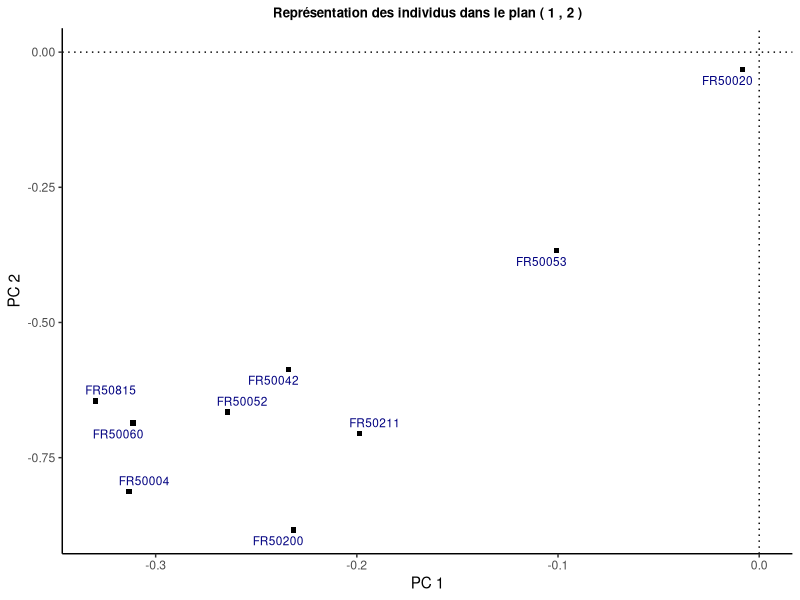
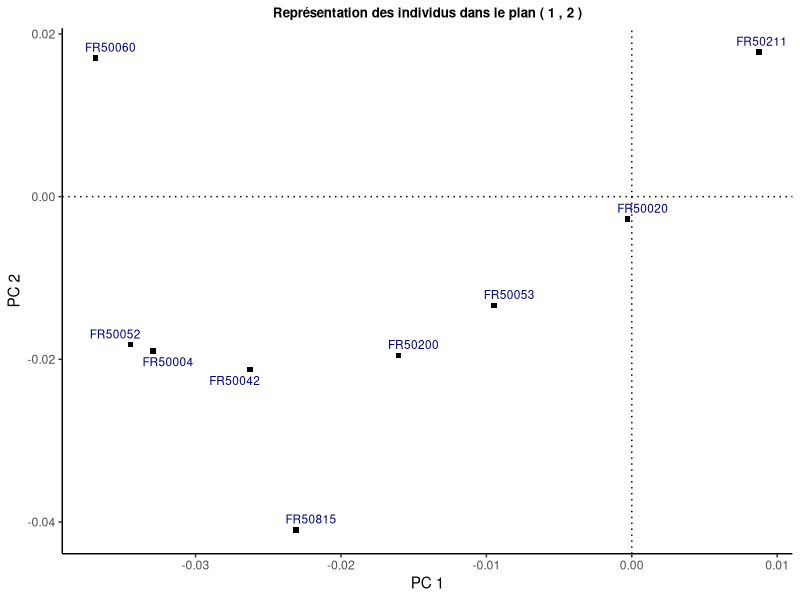
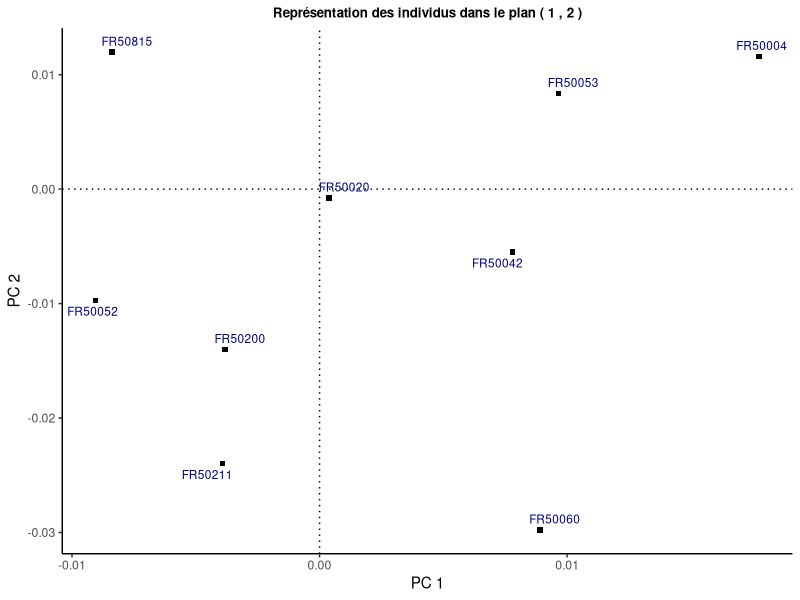
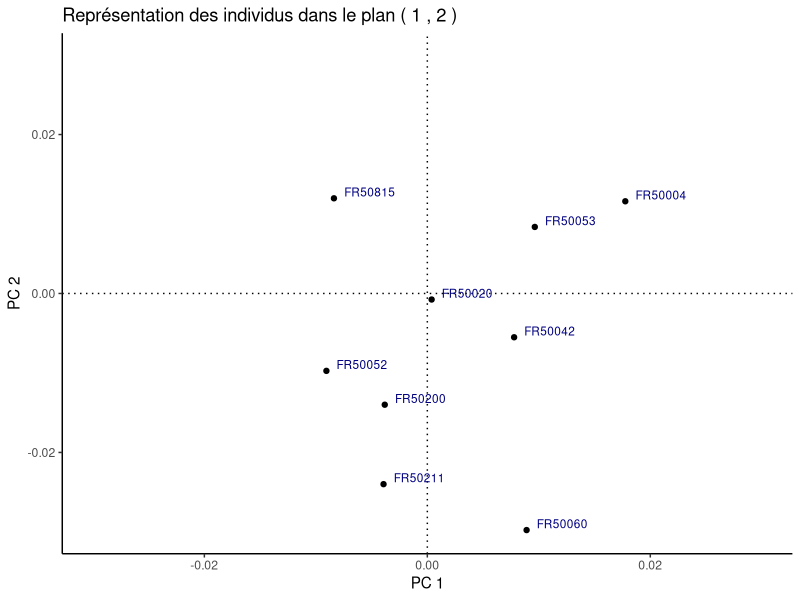
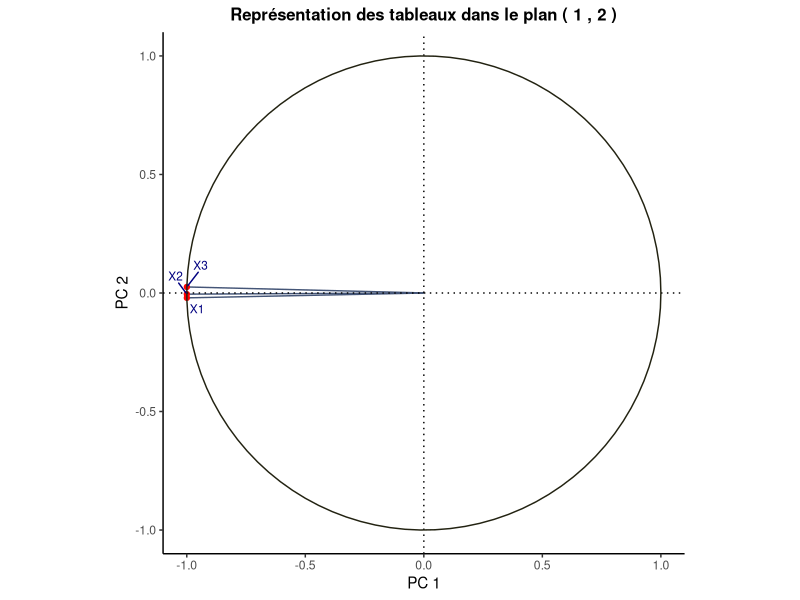
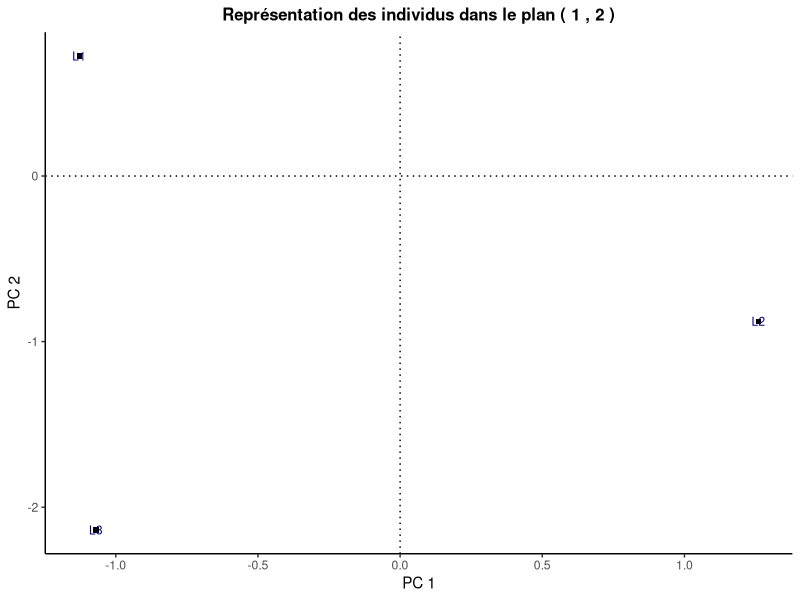
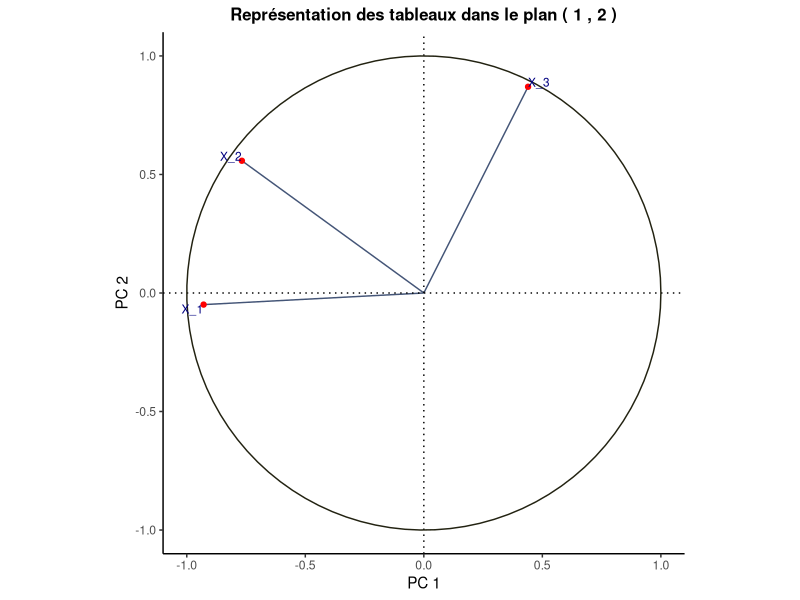
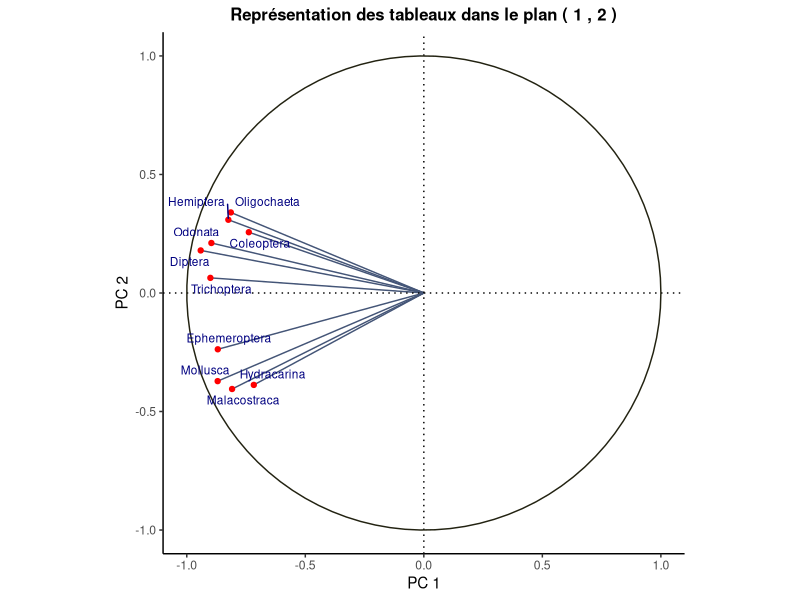

Write the R code that produced these figures, in order.
## ---- chunk 1
# Chargement des bibliothèques
library(ade4)
library(ggplot2)
library(ggrepel)
## ---- chunk 2
prd_scalaire = function(A,B){
  # les dimension des matrices
  na = length(A[,1]); nb = length(B[,1])
  pa = length(A[1,]); pb = length(B[1,])
  
  # Les matrices de ponderation
  Wa = (1/na)*diag(na); Ca = (1/pa)*diag(pa)
  Wb = (1/nb)*diag(na); Cb = (1/pb)*diag(pb)
  
  # Calcul des matrices A_tild et B_tild
  A_tild = sqrt(Wa) %*% A %*% sqrt(Ca)
  B_tild = sqrt(Wb) %*% B %*% sqrt(Cb)
  
  # Produit scalaire
  ps = sum(diag(t(A_tild)%*%B_tild))
  
  return(ps)
 }
## ---- chunk 3
# Initialisation de A et B
a <- c(0,1,1,0,-1,0,1,2,0,-1,0,-1)
b <- c(-1,-1,1,0,1,0,0,1,2,1,0,-1)
A  = matrix(a, nrow =4)
B = matrix(b, nrow =4)

# On applique la fonction prd_scalaire
resultat = prd_scalaire(A,B)
## ---- chunk 4
norme = function(A){
  return(sqrt(prd_scalaire(A,A)))
}
## ---- chunk 5
# On utilise les matrices précédente afin de calculer leurs normes
rn1 = norme(A)
rn2 = norme(B)

## ---- chunk 6

coef_RV <- function(Xi,Xj){
      prd_sclr = prd_scalaire(Xi, Xj)
      norm_i = norme(Xi)
      norm_j = norme(Xj)
      rv = prd_sclr / (norm_j * norm_i)
      
      return(rv)
}

matcoef_RV = function(T_tableaux) {
  t = length(T_tableaux)
  mat_rv = matrix(rep(NA, t * t), nrow = t, ncol = t)
  
  for (i in seq_along(T_tableaux)) {
    for (j in seq_along(T_tableaux)) {
      # Stocker le résultat dans une matrice
      mat_rv[i, j] = coef_RV(T_tableaux[[i]],T_tableaux[[j]])
    }
  }
  
  return(mat_rv)
}

## ---- chunk 7
X1 = as.matrix(read.csv("2021_filtre.csv", row.names = 1, header = T))
X2 = as.matrix(read.csv("2022_filtre.csv", row.names = 1, header = T))
X3 = as.matrix(read.csv("2023_filtre.csv", row.names = 1, header = T))

filtre <- list(X1 = X1, X2 = X2, X3 = X3)

resultats_n = matcoef_RV(filtre)
## ---- chunk 8
vecval_prop = function(T_tableau) {
  matrice = matcoef_RV(T_tableau)# on calcule la matrice contenant les coefs d'Escoufier
  
  resultat_propre = eigen(matrice)# list ayant les valeurs et vecteurs propres
  val_prop = resultat_propre$values #valeurs propres
  vec_prop = resultat_propre$vectors #vecteurs propres associées
  
  return(list(val_prop = val_prop, vec_prop = vec_prop))
}

## ---- chunk 9
# on applique vecval_prop aux données simulated
vecval = vecval_prop(filtre)

val_prop <- vecval$val_prop
vec_prop <- vecval$vec_prop
## ---- chunk 10
# Fonction pour vérifier l'orthogonalité des vecteurs propres
verifier_orthogonalite <- function(vec_prop) {
  n <- nrow(vec_prop) # Nombre de vecteurs propres
  orthogonale <- TRUE
  
  # Vérifier l'orthogonalité pour chaque paire de vecteurs propres
  for (i in 1:(n - 1)) {
    for (j in (i + 1):n) {
      produit_scalaire <- sum(vec_prop[, i] * vec_prop[, j]) # Produit scalaire
      if (abs(produit_scalaire) > 1e-14) { # Vérifier si le produit scalaire est proche de zéro
        orthogonale <- FALSE
        break
      }
    }
    if (!orthogonale) {
      break
    }
  }
  
  return(orthogonale)
}
## ---- chunk 11
# fonction pour vérifier si les vecteurs propres sont bien de norme 1
verifier_norme = function(vec_prop){
  n = length(vec_prop[,1]) 
  v = rep(1,n)
  int = rep(NA,n)
  
  for (i in 1:n) {
      p = t(vec_prop[,i]) %*% vec_prop[,i]
      int[i] = p
  }
  
  if(sum(int) == sum(v)){
    print("les vecteurs sont bien de norme 1")
  }else{
    print("il existe un vecteurs qui n'est pas de norme 1")
 }
}

## ---- chunk 12
orthogonale = verifier_orthogonalite(vec_prop)

# Affichage du résultat
if (orthogonale) {
  print("Les vecteurs propres sont orthogonaux entre eux.")
} else {
  print("Les vecteurs propres ne sont pas orthogonaux entre eux.")
}

verifier_norme(vec_prop)
## ---- chunk 13
cmp <- function(T_tabl,k){
  
  n <- length(T_tabl[[1]][,1])
  p <- length(T_tabl[[1]][1,])
  t <- length(T_tabl)
  l <- n*p
  Y_nrm <- matrix(NA, nrow = n*p, ncol = t)
  
  for (i in 1:t ) {
    a <- T_tabl[[i]]/norme(T_tabl[[i]])
    Y_nrm[,i] <- matrix(a, ncol = 1)
  }
  
  mat <- t(Y_nrm) %*% (diag(l)/l) %*% Y_nrm
  
  result_propre = eigen(mat)# list ayant les valeurs et vecteurs propres
  lambda = result_propre$values #valeurs propres
  u = result_propre$vectors #vecteurs propres associées
  
  cmp_k <- Y_nrm %*% u[,k]
  F_k <- matrix(cmp_k, nrow = n, ncol = p)
  rownames(F_k) <- rownames(a)
  return(list(u = u, lambda = lambda, F_k = F_k))
}

comp_prin = cmp(filtre,1)$F_k
## ---- chunk 14
representation_graph_ind <- function(F_t, k, l, aff_noms = FALSE, col = "navy",
                                     cex_titre = 1, repel = FALSE) {
  
  if (l <= k) {
    print("Le 1er axe doit être strictement plus petit que le 2nd")
    return(NULL)
  }
  
  # Créer un data frame avec les composantes principales
  df <- data.frame(PC_k = F_t[, k], PC_l = F_t[, l])
  rownames(df) <- rownames(F_t)
  
  # Plot les composantes principales dans un plan avec l'origine au centre
  p <- ggplot(df, aes(x = PC_k, y = PC_l)) +
    geom_point(shape = 15, color = "black", size = 1.5) + # Utilisation de petits carrés noirs
    theme_classic() +
    labs(x = paste("PC", k), y = paste("PC", l)) +
    ggtitle(paste("Représentation des individus dans le plan (", k, ",", l, ")")) +
    theme(plot.title = element_text(size = cex_titre * 12, face = "bold", hjust = 0.5))
  
  # Ajouter des lignes pour les axes horizontal et vertical se coupant à l'origine
  p <- p + geom_hline(yintercept = 0, linetype = "dotted", lwd = 0.5) +
    geom_vline(xintercept = 0, linetype = "dotted", lwd = 0.5)
  
  if (aff_noms == TRUE) {
    if (repel) {
      # Ajouter les étiquettes avec repulsion
      p <- p + geom_text_repel(aes(label = rownames(df)), size = 3, color = col)
    } else {
      # Ajouter les étiquettes sans repulsion
      p <- p + geom_text(aes(label = rownames(df)), size = 3, color = col)
    }
  }
  
  print(p)
}


## ---- chunk 15

# Afficher les graphiques pour les composantes principales de 1 à 
for (i in 1:3) {
  Ft <- cmp(filtre,i)$F_k
  representation_graph_ind(Ft, 1, 2, aff_noms = TRUE,cex_titre = 0.80, repel = T)
}
## ---- chunk 16
geo_ind = function(F_t, k, l, col_points = "black", 
                   col_noms = "navy", aff_noms = FALSE) {
  if (l <= k) {
    print(paste("Le 1er axe doit être strictement plus petit que le 2nd "))
    return(NULL)
  }
  
  # Créer un data frame avec les composantes principales
  df <- data.frame(PC_k = F_t[, k], PC_l = F_t[, l])
  rownames(df) <- rownames(F_t)
  
  # Récupérer les noms de lignes ou les numéros de ligne
  row_names <- if (is.null(rownames(df))) 1:nrow(df) else rownames(df)
  
  # Trouver les limites des axes x et y pour centrer l'origine
  x_limits <- range(df$PC_k)
  y_limits <- range(df$PC_l)
  limits <- range(c(-x_limits, x_limits, -y_limits,y_limits))
  
  # Afficher les composantes principales dans un plan avec l'origine au centre
  plot <- ggplot(df, aes(x = PC_k, y = PC_l)) +
    geom_point(color = col_points) +
    labs(x = paste("PC", k), y = paste("PC", l)) +
    ggtitle(paste("Représentation des individus dans le plan (", k, ",", l, ")")) +
    theme_classic() +
    geom_hline(yintercept = 0, linetype = "dotted", lwd = 0.5) + # Axe horizontal
    geom_vline(xintercept = 0, linetype = "dotted", lwd = 0.5)   # Axe vertical
  
  # Afficher les noms de lignes ou les numéros de ligne si demandé
  if (aff_noms) {
    plot <- plot + geom_text(aes(label = row_names), color = col_noms, size = 3, hjust = -0.2, vjust = -0.2)
  }
  
  plot + xlim(limits) + ylim(limits)
  
}

# Exemple d'utilisation avec l'affichage des noms de lignes ou des numéros de ligne
geo_ind(Ft, 1, 2, aff_noms = TRUE)

## ---- chunk 17
# Calcul des cosinus entre Xt (resultats_n) et chaque composante principale F_k
cosinus = function(X_t, F_k){
  return(coef_RV(X_t,F_k))
}

# Affichage du produit scalaire entre Xt et la ième composante principale 
cosinus(X1,cmp(filtre,1)$F_k) 
## ---- chunk 18
representation_graph_tab <- function(T_tab, k, l, aff_noms = TRUE, col = "navy", cex_titre = 1, repel = FALSE) {
  if (l <= k) {
    print("Le 1er axe doit être strictement plus petit que le 2nd")
    return(NULL)
  }
  
  t <- length(T_tab)
  mat_cos <- matrix(NA, nrow = t, ncol = t)
  for (i in 1:t) {
    for (j in 1:t) {
      mat_cos[i, j] <- cosinus(T_tab[[i]], cmp(T_tab, j)$F_k)
    }
  }
  
  # Récupérer les noms des tableaux ou les nommer par défaut
  row_names <- if (is.null(names(T_tab))) paste("X", 1:t, sep = "_") else names(T_tab)
  mat_cos <- as.data.frame(mat_cos)
  rownames(mat_cos) <- row_names
  
  F_k <- mat_cos[, k]  # Récupération de la kième composante principale
  F_l <- mat_cos[, l]  # Récupération de la lième composante principale
  
  # Création des données pour le cercle unité
  df <- data.frame(
    varabs = cos(seq(0, 2 * pi, length.out = 100)),
    varord = sin(seq(0, 2 * pi, length.out = 100))
  )
  
  p <- ggplot(mat_cos, aes(x = F_k, y = F_l)) +
    geom_segment(aes(xend = 0, yend = 0), color = "#445577") +
    geom_point(color = "red", size = 1.5) +
    theme_classic() +
    coord_fixed(ratio = 1) +
    geom_hline(yintercept = 0, linetype = "dotted", lwd = 0.5) +
    geom_vline(xintercept = 0, linetype = "dotted", lwd = 0.5) +
    labs(x = paste("PC", k),
         y = paste("PC", l)) +
    ggtitle(paste("Représentation des tableaux dans le plan (", k, ",", l, ")")) +
    geom_path(data = df, aes(varabs, varord), color = "#222211", linewidth = 0.5) +  # Ajout du cercle unité
    xlim(-1, 1) +
    ylim(-1, 1) +
    theme(plot.title = element_text(size = cex_titre * 12, face = "bold", hjust = 0.5))
  
  if (aff_noms) {
    if (repel) {
      p <- p + geom_text_repel(aes(label = rownames(mat_cos)), color = col, size = 3)
    } else {
      p <- p + geom_text(aes(label = rownames(mat_cos)), color = col, size = 3, 
                         hjust = ifelse(F_k >= 0, 0, 1), vjust = ifelse(F_l >= 0, 0, 1))
    }
  }
  
  print(p)
}

## ---- chunk 19

# Exemple d'utilisation avec les tableaux n_tableaux et les composantes principales 3 et 4
representation_graph_tab(filtre, 1, 2, aff_noms = T, repel = TRUE)

## ---- chunk 20
# Données
X <- matrix(
  c( 1, 2, 3,
    -1,-1, 1,
     2, 0, 0,
     0,-1, 1,
     1, 0,-2,
     2, 1,-3
  ), nrow = 6, byrow = TRUE)

L <- list()
for (i in 1:3) {
  L[[i]] <- matrix(X[,i], nrow = 3, ncol = 2)
  # Ajout des noms de lignes
  rownames(L[[i]]) <- paste0("L", 1:3)
}

## ---- chunk 21
Ft <- cmp(L,1)$F_k
representation_graph_ind(Ft, 1, 2, aff_noms = TRUE)
representation_graph_tab(L, 1, 2)
## ---- chunk 22
mat_coldiff = function(X){
  
  p = length(X[1,]) # la dimension des individus
  M = diag(p)/p
  
  Pm = X %*% M %*% t(X)
  
  return(Pm)
  
}
## ---- chunk 23
data("friday87")
Tab_friday <- function() {
  
  t_tab <- friday87$fau
  v <- c(0,11, 18, 31, 35, 48, 70, 74, 77, 85, 91)
  noms <- friday87$tab.names
  n_result <- list()
  
  for (i in 2:11) {
    nom_tableau <- noms[i-1]  # Nom du tableau
    tableau <- as.matrix.data.frame(t_tab[, (v[i-1]+1):v[i]])  # Extraction des colonnes
    n_result[[nom_tableau]] <- tableau  # Stocker le tableau nommé dans n_result
  }
  
  return(n_result)
}

## ---- chunk 24
# Créer une liste vide
lst <- list()

# Boucle sur les éléments de Tab_friday
for (i in 1:length(Tab_friday())) {
  nom <- friday87$tab.names  # Créer un nom unique pour chaque élément de la liste
  tableau <- mat_coldiff(Tab_friday()[[i]])  # Calculer le tableau
  lst[[nom[i]]] <- tableau  # Ajouter le tableau à la liste
}

cmp(lst,1)$F_k
## ---- chunk 25
representation_graph_tab(lst, 1, 2,aff_noms = TRUE, repel = TRUE)
## ---- chunk 26
# Définition des fonctions
cos_square <- function(Pm, Fk) {
  rv <- coef_RV(Pm,Fk)
  cos2 <- rv^2
  return(cos2)
}


QLT_k <- function(Pm, lst_Fs) {
  k <- length(lst_Fs)
  cos <- 0
  
  for (j in 1:k) {
    cos <- cos_square(Pm,lst_Fs[[j]]) + cos
  } 
  return(cos)
}
## ---- chunk 27

CTR_k <- function(Pm, Fk, lambda_k) {
  c <- cos_square(Pm,Fk)/lambda_k
  return(c)
}

# Appliquer les fonctions au tableau de données d'application
# Supposons que P_m représente les données projetées sur une composante principale
set.seed(123) 
# Exemple de données projetées (100 individus, 2 dimensions)
P_m <- matrix(runif(100), ncol=10)  
# Exemple de 5 composantes principales
Fs <- replicate(5, matrix(runif(100), ncol=10), simplify = FALSE)  
# Exemple de valeurs propres
lambda <- c(6.47, 3.98, 1.42, 0.88, 0.08)
for (k in 1:5) {
  l <- lambda[k]
  cat("CTR_", k, "(P_m): ", CTR_k(P_m, Fs[[k]],lambda_k = l), "\n")
}

## ---- chunk 28
prd_scalaire = function(A,B){
  # les dimension des matrices
  na = length(A[,1]); nb = length(B[,1])
  pa = length(A[1,]); pb = length(B[1,])
  
  # Les matrices de ponderation
  Wa = (1/na)*diag(na); Ca = (1/pa)*diag(pa)
  Wb = (1/nb)*diag(na); Cb = (1/pb)*diag(pb)
  
  # Calcul des matrices A_tild et B_tild
  A_tild = sqrt(Wa) %*% A %*% sqrt(Ca)
  B_tild = sqrt(Wb) %*% B %*% sqrt(Cb)
  
  # Produit scalaire
  ps = sum(diag(t(A_tild)%*%B_tild))
  
  return(ps)
 }
## ---- chunk 29
norme = function(A){
  return(sqrt(prd_scalaire(A,A)))
}
## ---- chunk 30

coef_RV <- function(Xi,Xj){
      prd_sclr = prd_scalaire(Xi, Xj)
      norm_i = norme(Xi)
      norm_j = norme(Xj)
      rv = prd_sclr / (norm_j * norm_i)
      
      return(rv)
}

matcoef_RV = function(T_tableaux) {
  t = length(T_tableaux)
  mat_rv = matrix(rep(NA, t * t), nrow = t, ncol = t)
  
  for (i in seq_along(T_tableaux)) {
    for (j in seq_along(T_tableaux)) {
      # Stocker le résultat dans une matrice
      mat_rv[i, j] = coef_RV(T_tableaux[[i]],T_tableaux[[j]])
    }
  }
  
  return(mat_rv)
}

## ---- chunk 31
vecval_prop = function(T_tableau) {
  matrice = matcoef_RV(T_tableau)# on calcule la matrice contenant les coefs d'Escoufier
  
  resultat_propre = eigen(matrice)# list ayant les valeurs et vecteurs propres
  val_prop = resultat_propre$values #valeurs propres
  vec_prop = resultat_propre$vectors #vecteurs propres associées
  
  return(list(val_prop = val_prop, vec_prop = vec_prop))
}

## ---- chunk 32
oper_inert = function(X){
  
  p = length(X[1,]) # la dimension des individus
  n = length(X[,1]) # la dimension des variables
  W = diag(n)/n
  M = matrix(0, nrow = p, ncol = p)
  
  for (i in 1:p) {
    M[i,i] = 1/sqrt(t(X[,i])%*%W%*%X[,i])
  }
  mat_d = M %*% t(X) %*% W %*% X %*% M
  return(mat_d)
}
## ---- chunk 33
cmp <- function(T_tabl,k){
  
  n <- length(T_tabl[[1]][,1])
  p <- length(T_tabl[[1]][1,])
  t <- length(T_tabl)
  l <- n*p
  Y_nrm <- matrix(NA, nrow = n*p, ncol = t)
  
  for (i in 1:t ) {
    a <- T_tabl[[i]]/norme(T_tabl[[i]])
    Y_nrm[,i] <- matrix(a, ncol = 1)
  }
  
  mat <- t(Y_nrm) %*% (diag(l)/l) %*% Y_nrm
  
  result_propre = eigen(mat)# list ayant les valeurs et vecteurs propres
  lambda = result_propre$values #valeurs propres
  u = result_propre$vectors #vecteurs propres associées
  
  cmp_k <- Y_nrm %*% u[,k]
  F_k <- matrix(cmp_k, nrow = n, ncol = p)
  rownames(F_k) <- rownames(a)
  return(list(u = u, lambda = lambda, F_k = F_k))
}

## ---- chunk 34
representation_graph_ind <- function(F_t, k, l, aff_noms = FALSE, col = "navy", cex_titre = 1, repel = FALSE) {
  if (l <= k) {
    print("Le 1er axe doit être strictement plus petit que le 2nd")
    return(NULL)
  }
  
  # Créer un data frame avec les composantes principales
  df <- data.frame(PC_k = F_t[, k], PC_l = F_t[, l])
  rownames(df) <- rownames(F_t)
  
  # Trouver les limites des axes x et y pour centrer l'origine
  x_limits <- range(df$PC_k)
  y_limits <- range(df$PC_l)
  limits <- range(c(-x_limits, x_limits, -y_limits, y_limits))
  
  # Plot les composantes principales dans un plan avec l'origine au centre
  plot(df$PC_k, df$PC_l, xlab = paste("PC", k), ylab = paste("PC", l), xlim = limits,
       ylim = limits, pch = 22, cex = 0.75, col = "black", bg = "#222211")
  
  # Ajouter des lignes pour les axes horizontal et vertical se coupant à l'origine
  abline(h = 0, col = "black", lty = "dotted", lwd = 0.5)
  abline(v = 0, col = "black", lty = "dotted", lwd = 0.5)
  
  if (aff_noms == TRUE) {
    if (repel) {
      # Calculer les positions pour les étiquettes en repoussant légèrement les points
      offset <- 0.05 * max(diff(range(df$PC_k)), diff(range(df$PC_l)))
      text_positions <- data.frame(
        x = df$PC_k + ifelse(df$PC_k >= 0, offset, -offset),
        y = df$PC_l + ifelse(df$PC_l >= 0, offset, -offset)
      )
      
      # Ajuster les positions pour que les étiquettes ne sortent pas des limites du graphique
      text_positions$x <- pmax(pmin(text_positions$x, max(limits) - offset), min(limits) + offset)
      text_positions$y <- pmax(pmin(text_positions$y, max(limits) - offset), min(limits) + offset)
      
      for (i in 1:nrow(df)) {
        text(text_positions$x[i], text_positions$y[i], labels = rownames(df)[i], cex = 0.85, col = col)
      }
    } else {
      text(df$PC_k, df$PC_l, labels = rownames(df), cex = 0.85, col = col, pos = ifelse(df$PC_k >= 0, 4, 2))
    }
  }
  
  # Réglage de la taille du titre
  title(main = paste("Représentation des individus dans le plan (", k, ",", l, ")"), cex.main = cex_titre)
}

## ---- chunk 35
representation_graph_ind <- function(F_t, k, l, aff_noms = FALSE, col = "navy",
                                     cex_titre = 1, repel = FALSE) {
  
  if (l <= k) {
    print("Le 1er axe doit être strictement plus petit que le 2nd")
    return(NULL)
  }
  
  # Créer un data frame avec les composantes principales
  df <- data.frame(PC_k = F_t[, k], PC_l = F_t[, l])
  rownames(df) <- rownames(F_t)
  
  # Plot les composantes principales dans un plan avec l'origine au centre
  p <- ggplot(df, aes(x = PC_k, y = PC_l)) +
    geom_point(shape = 15, color = "black", size = 1.5) + # Utilisation de petits carrés noirs
    theme_classic() +
    labs(x = paste("PC", k), y = paste("PC", l)) +
    ggtitle(paste("Représentation des individus dans le plan (", k, ",", l, ")")) +
    theme(plot.title = element_text(size = cex_titre * 12, face = "bold", hjust = 0.5))
  
  # Ajouter des lignes pour les axes horizontal et vertical se coupant à l'origine
  p <- p + geom_hline(yintercept = 0, linetype = "dotted", lwd = 0.5) +
    geom_vline(xintercept = 0, linetype = "dotted", lwd = 0.5)
  
  if (aff_noms == TRUE) {
    if (repel) {
      # Ajouter les étiquettes avec repulsion
      p <- p + geom_text_repel(aes(label = rownames(df)), size = 3, color = col)
    } else {
      # Ajouter les étiquettes sans repulsion
      p <- p + geom_text(aes(label = rownames(df)), size = 3, color = col)
    }
  }
  
  print(p)
}


## ---- chunk 36
# Calcul des cosinus entre Xt (resultats_n) et chaque composante principale F_k
cosinus = function(X_t, F_k){
  return(coef_RV(X_t,F_k))
}

## ---- chunk 37
representation_graph_tab <- function(T_tab, k, l, aff_noms = TRUE, col = "navy", cex_titre = 1, repel = FALSE) {
  if (l <= k) {
    print("Le 1er axe doit être strictement plus petit que le 2nd")
    return(NULL)
  }
  
  t <- length(T_tab)
  mat_cos <- matrix(NA, nrow = t, ncol = t)
  for (i in 1:t) {
    for (j in 1:t) {
      mat_cos[i, j] <- cosinus(T_tab[[i]], cmp(T_tab, j)$F_k)
    }
  }
  
  # Récupérer les noms des tableaux ou les nommer par défaut
  row_names <- if (is.null(names(T_tab))) paste("X", 1:t, sep = "_") else names(T_tab)
  mat_cos <- as.data.frame(mat_cos)
  rownames(mat_cos) <- row_names
  
  F_k <- mat_cos[, k]  # Récupération de la kième composante principale
  F_l <- mat_cos[, l]  # Récupération de la lième composante principale
  
  # Création des données pour le cercle unité
  df <- data.frame(
    varabs = cos(seq(0, 2 * pi, length.out = 100)),
    varord = sin(seq(0, 2 * pi, length.out = 100))
  )
  
  p <- ggplot(mat_cos, aes(x = F_k, y = F_l)) +
    geom_segment(aes(xend = 0, yend = 0), color = "#445577") +
    geom_point(color = "red", size = 1.5) +
    theme_classic() +
    coord_fixed(ratio = 1) +
    geom_hline(yintercept = 0, linetype = "dotted", lwd = 0.5) +
    geom_vline(xintercept = 0, linetype = "dotted", lwd = 0.5) +
    labs(x = paste("PC", k),
         y = paste("PC", l)) +
    ggtitle(paste("Représentation des tableaux dans le plan (", k, ",", l, ")")) +
    geom_path(data = df, aes(varabs, varord), color = "#222211", linewidth = 0.5) +  # Ajout du cercle unité
    xlim(-1, 1) +
    ylim(-1, 1) +
    theme(plot.title = element_text(size = cex_titre * 12, face = "bold", hjust = 0.5))
  
  if (aff_noms) {
    if (repel) {
      p <- p + geom_text_repel(aes(label = rownames(mat_cos)), color = col, size = 3)
    } else {
      p <- p + geom_text(aes(label = rownames(mat_cos)), color = col, size = 3, 
                         hjust = ifelse(F_k >= 0, 0, 1), vjust = ifelse(F_l >= 0, 0, 1))
    }
  }
  
  print(p)
}

## ---- chunk 38
# Tableau à trois dimension
data(chickenk)

M = as.matrix(chickenk$Mortality)
rownames(M) = seq(1,351,1)

FS = as.matrix(chickenk$FarmStructure)
rownames(FS) = seq(1,351,1)

OFH = as.matrix(chickenk$OnFarmHistory)
rownames(OFH) = seq(1,351,1)

FC = as.matrix(chickenk$FlockCharacteristics)
rownames(FC) = seq(1,351,1)

CTS = as.matrix(chickenk$CatchingTranspSlaught)
rownames(CTS) = seq(1,351,1)

data = list(M, FS, OFH, FC, CTS)
## ---- chunk 39
data("friday87")
Tab_friday <- function() {
  
  t_tab <- friday87$fau
  v <- c(0,11, 18, 31, 35, 48, 70, 74, 77, 85, 91)
  noms <- friday87$tab.names
  n_result <- list()
  
  for (i in 2:11) {
    nom_tableau <- noms[i-1]  # Nom du tableau
    tableau <- as.matrix.data.frame(t_tab[, (v[i-1]+1):v[i]])  # Extraction des colonnes
    n_result[[nom_tableau]] <- tableau  # Stocker le tableau nommé dans n_result
  }
  
  return(n_result)
}

## ---- chunk 40
# Créer une liste vide
lst <- list()

# Boucle sur les éléments de Tab_friday
for (i in 1:length(Tab_friday())) {
  nom <- friday87$tab.names  # Créer un nom unique pour chaque élément de la liste
  tableau <- mat_coldiff(Tab_friday()[[i]])  # Calculer le tableau
  lst[[nom[i]]] <- tableau  # Ajouter le tableau à la liste
}


## ---- chunk 41
# Définition des fonctions
cos_square <- function(Pm, Fk) {
  rv <- coef_RV(Pm,Fk)
  cos2 <- rv^2
  return(cos2)
}


QLT_k <- function(Pm, lst_Fs) {
  k <- length(lst_Fs)
  cos <- 0
  
  for (j in 1:k) {
    cos <- cos_square(Pm,lst_Fs[[j]]) + cos
  } 
  return(cos)
}
